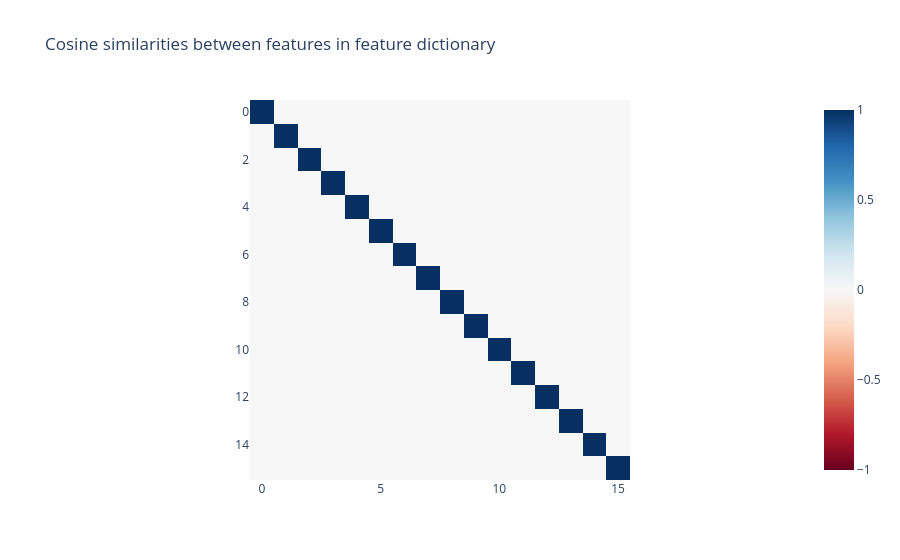

This figure's notebook cell:
### Code cell
import plotly.express as px

from sae_lens.util import cosine_similarities

px.imshow(
    cosine_similarities(feature_dict.feature_vectors).detach(),
    zmin=-1,
    zmax=1,
    color_continuous_scale="rdbu",
    title="Cosine similarities between features in feature dictionary",
)

### Figure 1 — Plotly figure (JSON) as saved in the notebook; plotly's stock layout.template omitted (floating-point values rounded to 4 significant figures; data arrays with more than 128 entries replaced by an {"elided": "..."} marker saying what was removed)
{"data": [{"coloraxis": "coloraxis", "hovertemplate": "x: %{x}<br>y: %{y}<br>color: %{z}<extra></extra>", "name": "0", "type": "heatmap", "xaxis": "x", "yaxis": "y", "z": {"elided": "16x16 float values"}}], "layout": {"coloraxis": {"cmax": 1, "cmin": -1, "colorscale": [[0, "rgb(103,0,31)"], [0.1, "rgb(178,24,43)"], [0.2, "rgb(214,96,77)"], [0.3, "rgb(244,165,130)"], [0.4, "rgb(253,219,199)"], [0.5, "rgb(247,247,247)"], [0.6, "rgb(209,229,240)"], [0.7, "rgb(146,197,222)"], [0.8, "rgb(67,147,195)"], [0.9, "rgb(33,102,172)"], [1, "rgb(5,48,97)"]]}, "title": {"text": "Cosine similarities between features in feature dictionary"}, "xaxis": {"anchor": "y", "constrain": "domain", "domain": [0, 1], "scaleanchor": "y"}, "yaxis": {"anchor": "x", "autorange": "reversed", "constrain": "domain", "domain": [0, 1]}}}
